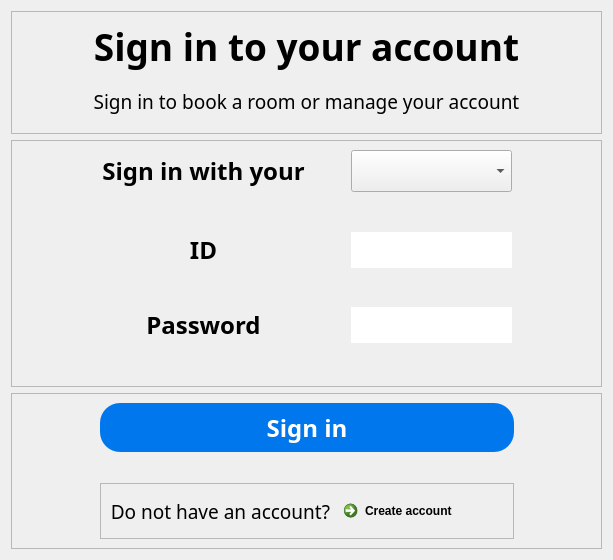
           <widget class="QWidget" name="sign_in_page1">
            <layout class="QGridLayout" name="gridLayout" rowstretch="1,2,1">
             <item row="1" column="0">
              <widget class="QFrame" name="title">
               <property name="frameShape">
                <enum>QFrame::StyledPanel</enum>
               </property>
               <property name="frameShadow">
                <enum>QFrame::Raised</enum>
               </property>
               <layout class="QGridLayout" name="gridLayout_5">
                <item row="0" column="0">
                 <layout class="QGridLayout" name="gridLayout_4" columnstretch="2,4,0,4,2">
                  <item row="4" column="1">
                   <widget class="QLabel" name="label_5">
                    <property name="font">
                     <font>
                      <family>Bahnschrift SemiBold</family>
                      <pointsize>18</pointsize>
                      <weight>75</weight>
                      <bold>true</bold>
                     </font>
                    </property>
                    <property name="text">
                     <string>Password</string>
                    </property>
                    <property name="alignment">
                     <set>Qt::AlignCenter</set>
                    </property>
                   </widget>
                  </item>
                  <item row="0" column="0">
                   <spacer name="horizontalSpacer">
                    <property name="orientation">
                     <enum>Qt::Horizontal</enum>
                    </property>
                    <property name="sizeHint" stdset="0">
                     <size>
                      <width>40</width>
                      <height>20</height>
                     </size>
                    </property>
                   </spacer>
                  </item>
                  <item row="0" column="4">
                   <spacer name="horizontalSpacer_3">
                    <property name="orientation">
                     <enum>Qt::Horizontal</enum>
                    </property>
                    <property name="sizeHint" stdset="0">
                     <size>
                      <width>40</width>
                      <height>20</height>
                     </size>
                    </property>
                   </spacer>
                  </item>
                  <item row="3" column="3">
                   <spacer name="verticalSpacer_4">
                    <property name="orientation">
                     <enum>Qt::Vertical</enum>
                    </property>
                    <property name="sizeHint" stdset="0">
                     <size>
                      <width>20</width>
                      <height>40</height>
                     </size>
                    </property>
                   </spacer>
                  </item>
                  <item row="4" column="3">
                   <widget class="QLineEdit" name="Pwd_in">
                    <property name="sizePolicy">
                     <sizepolicy hsizetype="Expanding" vsizetype="Expanding">
                      <horstretch>0</horstretch>
                      <verstretch>0</verstretch>
                     </sizepolicy>
                    </property>
                    <property name="font">
                     <font>
                      <family>Bahnschrift SemiBold</family>
                      <pointsize>18</pointsize>
                      <weight>75</weight>
                      <bold>true</bold>
                     </font>
                    </property>
                    <property name="styleSheet">
                     <string notr="true">QLineEdit{border-radius:20px;}</string>
                    </property>
                    <property name="text">
                     <string/>
                    </property>
                    <property name="echoMode">
                     <enum>QLineEdit::Password</enum>
                    </property>
                    <property name="readOnly">
                     <bool>false</bool>
                    </property>
                    <property name="clearButtonEnabled">
                     <bool>true</bool>
                    </property>
                   </widget>
                  </item>
                  <item row="1" column="3">
                   <spacer name="verticalSpacer_2">
                    <property name="orientation">
                     <enum>Qt::Vertical</enum>
                    </property>
                    <property name="sizeHint" stdset="0">
                     <size>
                      <width>20</width>
                      <height>40</height>
                     </size>
                    </property>
                   </spacer>
                  </item>
                  <item row="0" column="2">
                   <spacer name="horizontalSpacer_2">
                    <property name="orientation">
                     <enum>Qt::Horizontal</enum>
                    </property>
                    <property name="sizeHint" stdset="0">
                     <size>
                      <width>40</width>
                      <height>20</height>
                     </size>
                    </property>
                   </spacer>
                  </item>
                  <item row="0" column="1">
                   <widget class="QLabel" name="label_3">
                    <property name="font">
                     <font>
                      <family>Bahnschrift SemiBold</family>
                      <pointsize>18</pointsize>
                      <weight>75</weight>
                      <bold>true</bold>
                     </font>
                    </property>
                    <property name="text">
                     <string>Sign in with your</string>
                    </property>
                    <property name="alignment">
                     <set>Qt::AlignCenter</set>
                    </property>
                   </widget>
                  </item>
                  <item row="0" column="3">
                   <widget class="QComboBox" name="Sign_in_choose">
                    <property name="sizePolicy">
                     <sizepolicy hsizetype="Preferred" vsizetype="Expanding">
                      <horstretch>0</horstretch>
                      <verstretch>0</verstretch>
                     </sizepolicy>
                    </property>
                    <property name="font">
                     <font>
                      <family>Bahnschrift SemiBold</family>
                      <pointsize>18</pointsize>
                      <weight>75</weight>
                      <bold>true</bold>
                     </font>
                    </property>
                    <item>
                     <property name="text">
                      <string/>
                     </property>
                    </item>
                    <item>
                     <property name="text">
                      <string>Name</string>
                     </property>
                    </item>
                    <item>
                     <property name="text">
                      <string>Email</string>
                     </property>
                    </item>
                    <item>
                     <property name="text">
                      <string>Phone</string>
                     </property>
                    </item>
                   </widget>
                  </item>
                  <item row="2" column="1">
                   <widget class="QLabel" name="label_4">
                    <property name="font">
                     <font>
                      <family>Bahnschrift SemiBold</family>
                      <pointsize>18</pointsize>
                      <weight>75</weight>
                      <bold>true</bold>
                     </font>
                    </property>
                    <property name="text">
                     <string>ID</string>
                    </property>
                    <property name="alignment">
                     <set>Qt::AlignCenter</set>
                    </property>
                   </widget>
                  </item>
                  <item row="2" column="3">
                   <widget class="QLineEdit" name="ID_IN">
                    <property name="sizePolicy">
                     <sizepolicy hsizetype="Expanding" vsizetype="Expanding">
                      <horstretch>0</horstretch>
                      <verstretch>0</verstretch>
                     </sizepolicy>
                    </property>
                    <property name="font">
                     <font>
                      <family>Bahnschrift SemiBold</family>
                      <pointsize>18</pointsize>
                      <weight>75</weight>
                      <bold>true</bold>
                     </font>
                    </property>
                    <property name="styleSheet">
                     <string notr="true">QLineEdit{border-radius:20px;}</string>
                    </property>
                    <property name="clearButtonEnabled">
                     <bool>true</bool>
                    </property>
                   </widget>
                  </item>
                  <item row="5" column="3">
                   <spacer name="verticalSpacer_3">
                    <property name="orientation">
                     <enum>Qt::Vertical</enum>
                    </property>
                    <property name="sizeHint" stdset="0">
                     <size>
                      <width>20</width>
                      <height>40</height>
                     </size>
                    </property>
                   </spacer>
                  </item>
                 </layout>
                </item>
               </layout>
              </widget>
             </item>
             <item row="0" column="0">
              <widget class="QFrame" name="frame_2">
               <property name="frameShape">
                <enum>QFrame::StyledPanel</enum>
               </property>
               <property name="frameShadow">
                <enum>QFrame::Raised</enum>
               </property>
               <layout class="QGridLayout" name="gridLayout_3">
                <item row="0" column="0">
                 <layout class="QGridLayout" name="gridLayout_2">
                  <item row="0" column="0">
                   <widget class="QLabel" name="label">
                    <property name="font">
                     <font>
                      <family>Bahnschrift SemiBold</family>
                      <pointsize>28</pointsize>
                      <weight>75</weight>
                      <bold>true</bold>
                     </font>
                    </property>
                    <property name="text">
                     <string>Sign in to your account</string>
                    </property>
                    <property name="alignment">
                     <set>Qt::AlignCenter</set>
                    </property>
                   </widget>
                  </item>
                  <item row="1" column="0">
                   <widget class="QLabel" name="label_2">
                    <property name="font">
                     <font>
                      <family>Bahnschrift Light</family>
                      <pointsize>14</pointsize>
                     </font>
                    </property>
                    <property name="text">
                     <string>Sign in to book a room or manage your account</string>
                    </property>
                    <property name="alignment">
                     <set>Qt::AlignCenter</set>
                    </property>
                   </widget>
                  </item>
                 </layout>
                </item>
               </layout>
              </widget>
             </item>
             <item row="2" column="0">
              <widget class="QFrame" name="frame_3">
               <property name="frameShape">
                <enum>QFrame::StyledPanel</enum>
               </property>
               <property name="frameShadow">
                <enum>QFrame::Raised</enum>
               </property>
               <layout class="QGridLayout" name="gridLayout_7">
                <item row="0" column="0">
                 <layout class="QGridLayout" name="gridLayout_6" rowstretch="2,1,2" columnstretch="3,1,3">
                  <item row="0" column="1">
                   <widget class="QPushButton" name="sign_in">
                    <property name="sizePolicy">
                     <sizepolicy hsizetype="Minimum" vsizetype="Expanding">
                      <horstretch>0</horstretch>
                      <verstretch>0</verstretch>
                     </sizepolicy>
                    </property>
                    <property name="font">
                     <font>
                      <family>Bahnschrift SemiBold</family>
                      <pointsize>18</pointsize>
                      <weight>75</weight>
                      <bold>true</bold>
                     </font>
                    </property>
                    <property name="styleSheet">
                     <string notr="true">QPushButton{background-color: rgb(0, 119, 237); border-radius:20px; color:rgb(255,255,255);}</string>
                    </property>
                    <property name="text">
                     <string>Sign in</string>
                    </property>
                   </widget>
                  </item>
                  <item row="0" column="2">
                   <spacer name="horizontalSpacer_5">
                    <property name="orientation">
                     <enum>Qt::Horizontal</enum>
                    </property>
                    <property name="sizeHint" stdset="0">
                     <size>
                      <width>40</width>
                      <height>20</height>
                     </size>
                    </property>
                   </spacer>
                  </item>
                  <item row="0" column="0">
                   <spacer name="horizontalSpacer_4">
                    <property name="orientation">
                     <enum>Qt::Horizontal</enum>
                    </property>
                    <property name="sizeHint" stdset="0">
                     <size>
                      <width>40</width>
                      <height>20</height>
                     </size>
                    </property>
                   </spacer>
                  </item>
                  <item row="2" column="1">
                   <widget class="QFrame" name="frame">
                    <property name="frameShape">
                     <enum>QFrame::StyledPanel</enum>
                    </property>
                    <property name="frameShadow">
                     <enum>QFrame::Raised</enum>
                    </property>
                    <layout class="QGridLayout" name="gridLayout_9">
                     <item row="0" column="0">
                      <layout class="QGridLayout" name="gridLayout_8">
                       <item row="0" column="0">
                        <widget class="QLabel" name="label_6">
                         <property name="font">
                          <font>
                           <family>Bahnschrift Light</family>
                           <pointsize>14</pointsize>
                          </font>
                         </property>
                         <property name="text">
                          <string>Do not have an account?</string>
                         </property>
                         <property name="alignment">
                          <set>Qt::AlignRight|Qt::AlignTrailing|Qt::AlignVCenter</set>
                         </property>
                        </widget>
                       </item>
                       <item row="0" column="1">
                        <widget class="QCommandLinkButton" name="to_sign_up_page">
                         <property name="styleSheet">
                          <string notr="true">QCommandLinkButton{background-color: rgb(0, 119, 237,0);}</string>
                         </property>
                         <property name="text">
                          <string>Create account</string>
                         </property>
                        </widget>
                       </item>
                      </layout>
                     </item>
                    </layout>
                   </widget>
                  </item>
                  <item row="1" column="1">
                   <spacer name="verticalSpacer">
                    <property name="orientation">
                     <enum>Qt::Vertical</enum>
                    </property>
                    <property name="sizeHint" stdset="0">
                     <size>
                      <width>20</width>
                      <height>40</height>
                     </size>
                    </property>
                   </spacer>
                  </item>
                 </layout>
                </item>
               </layout>
              </widget>
             </item>
            </layout>
           </widget>
